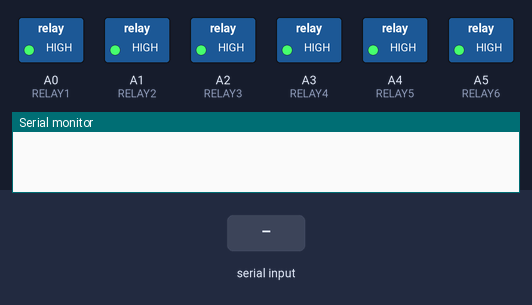
The sketch below on a simulated Arduino Uno, built with avr-gcc and run on an emulated ATmega328P. On the bench: switched loads named in the sketch (green lamp = pin HIGH), the last lines printed to the serial monitor. Inputs (shaded band) come from the test bench.

Above: at 2.3 s.
2.4 s: "0" received over the second serial link
At 3.8 s:
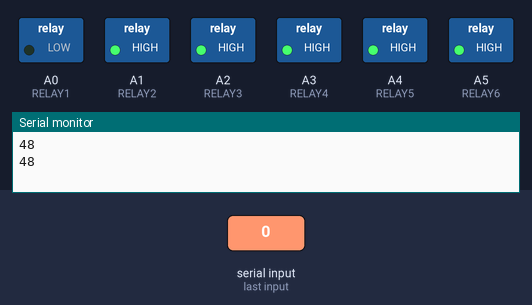
Timing chart, 0 to 13.9 s (numbered marks = the images above; inputs shaded):
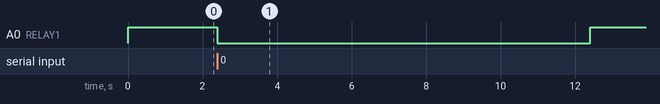

The sketch:

Android_ControlVM_Relay_Final.ino
```cpp
/**Arduuino Controler Vending Machine**/
#include <SoftwareSerial.h>

#define RELAY1  A0
#define RELAY2  A1
#define RELAY3  A2
#define RELAY4  A3
#define RELAY5  A4
#define RELAY6  A5

int bluetoothTx = 2; // TX-O pin of bluetooth mate, Arduino D2
int bluetoothRx = 3; // RX-I pin of bluetooth mate, Arduino D3
SoftwareSerial bluetooth(bluetoothTx, bluetoothRx);

int rotationTime = 10000;
int waitShort = 100;

void setup()
{
  Serial.begin(9600);

  pinMode(RELAY1, OUTPUT);
  pinMode(RELAY2, OUTPUT);
  pinMode(RELAY3, OUTPUT);
  pinMode(RELAY4, OUTPUT);
  pinMode(RELAY5, OUTPUT);
  pinMode(RELAY6, OUTPUT);

  digitalWrite(RELAY1, HIGH);
  digitalWrite(RELAY2, HIGH);
  digitalWrite(RELAY3, HIGH);
  digitalWrite(RELAY4, HIGH);
  digitalWrite(RELAY5, HIGH);
  digitalWrite(RELAY6, HIGH);

  bluetooth.begin(115200); // The Bluetooth Mate defaults to 115200bps
  bluetooth.print("$"); // Print three times individually
  bluetooth.print("$");
  bluetooth.print("$"); // Enter command mode
  delay(100); // Short delay, wait for the Mate to send back CMD
  bluetooth.println("U,9600,N"); // Temporarily Change the baudrate to 9600, no parity
  // 115200 can be too fast at times for NewSoftSerial to relay the data reliably
  bluetooth.begin(9600); // Start bluetooth serial at 9600
  delay(1000);

}

void loop()
{
  // Check Android Bluetooth
  if (bluetooth.available() > 0)
  {
    byte mByte = bluetooth.read();
    Serial.println(mByte, DEC);
    String newString = String(mByte, DEC);
    Serial.println(newString);

    if (newString) {
      rotateMotor(mByte);
    }
  }

  // Check Android NFC

  // Check iOS Bluetooth
}

/**
   Turn the relay on so that the motor can be turned on.
   After the rotation time it will be turned off automaticly.
*/
void rotateMotor(int productId)
{
  switch (productId) {
    case '0':
      digitalWrite(RELAY1, LOW);
      delay(rotationTime);
      digitalWrite(RELAY1, HIGH);
      break;
    case '1':
      digitalWrite(RELAY2, LOW);
      delay(rotationTime);
      digitalWrite(RELAY2, HIGH);
      break;
    case '2':
      digitalWrite(RELAY3, LOW);
      delay(rotationTime);
      digitalWrite(RELAY3, HIGH);
      break;
    case '3':
      digitalWrite(RELAY4, LOW);
      delay(rotationTime);
      digitalWrite(RELAY4, HIGH);
      break;
    case '4':
      digitalWrite(RELAY5, LOW);
      delay(rotationTime);
      digitalWrite(RELAY5, HIGH);
      break;
    case '5':
      digitalWrite(RELAY6, LOW);
      delay(rotationTime);
      digitalWrite(RELAY6, HIGH);
      break;
    default:
      break;
  }
}
```

Measured:
- after the input at 2.4 s, A0 (RELAY1): HIGH → LOW at once, → HIGH 10.0 s later
